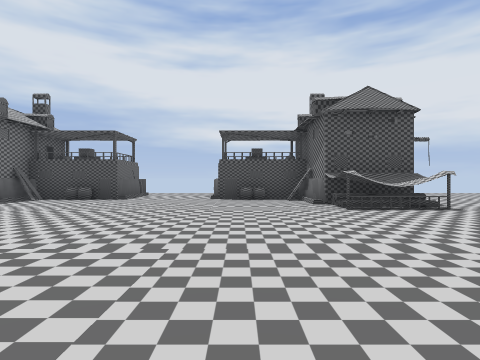
View 1 (above)

24 first-person views from a walk through a level from a Godot 3-D game. The camera is 1.3 m above the floor, looks level and sees 80° across. The floor is counted in squares, 2.67 m on a side. Each view is taken from the middle of a square. On the plan, view 1 faces up. The plan holds only what a view shows up to about 9 squares ahead; the rest is blank. The place goes on beyond the plan. Some surface patterns are stand-ins.

View 2
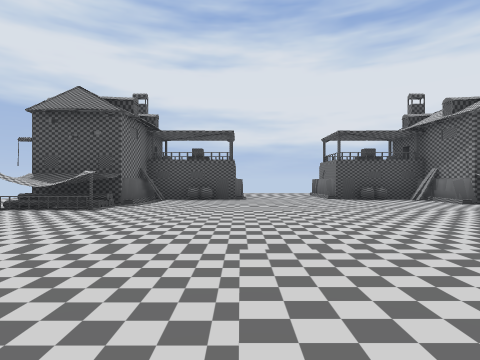

View 3
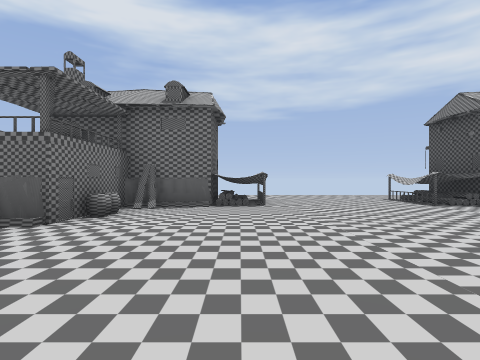

View 4
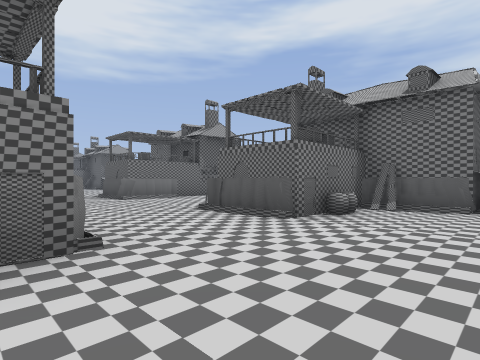

View 5
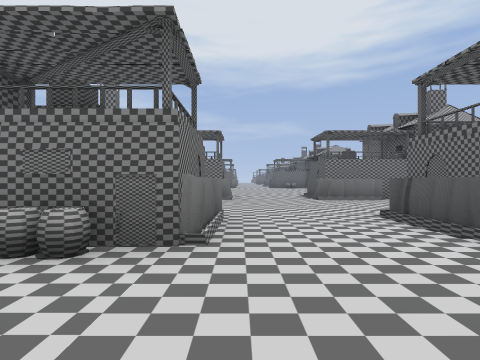

View 6
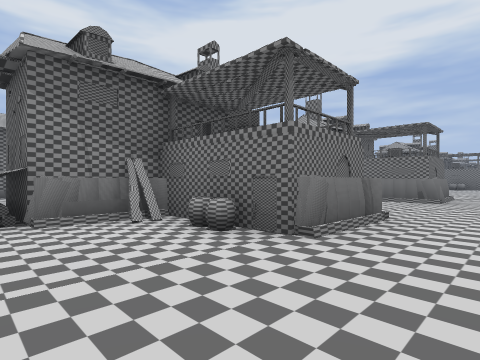

View 7
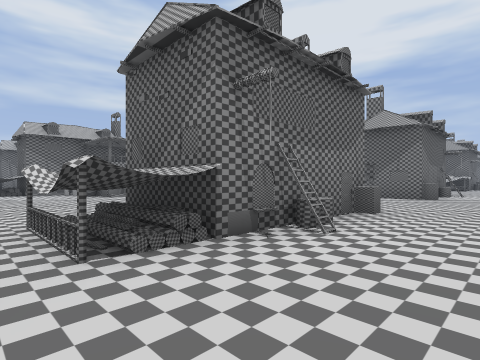

View 8
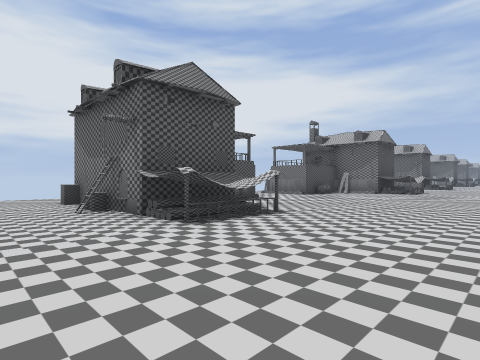

View 9
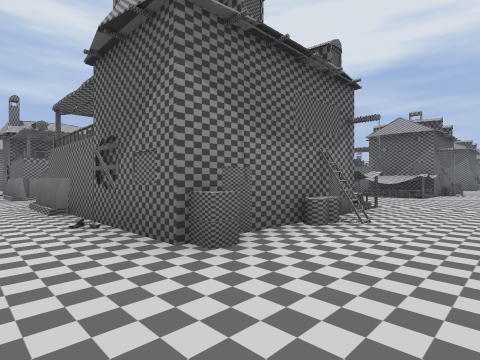

View 10
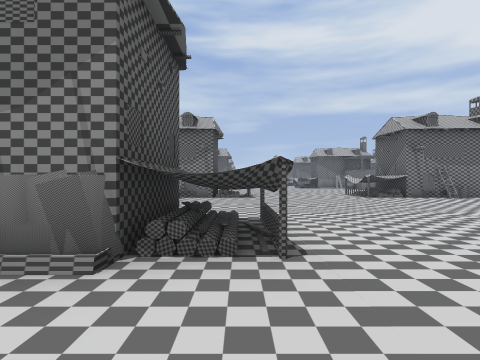

View 11
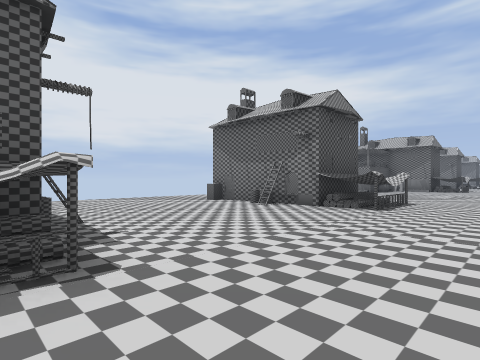

View 12
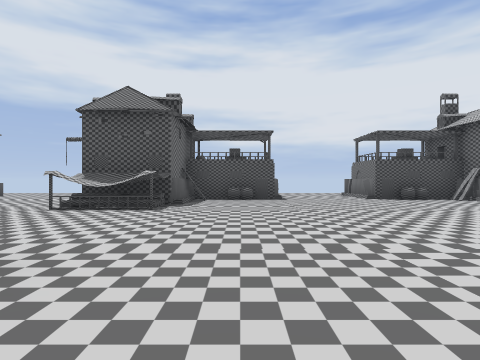

View 13
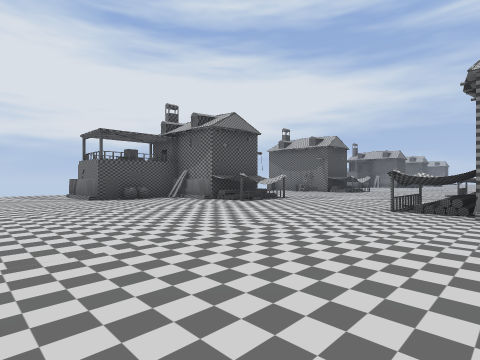

View 14
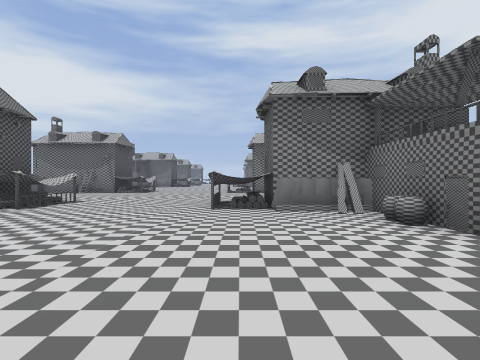

View 15
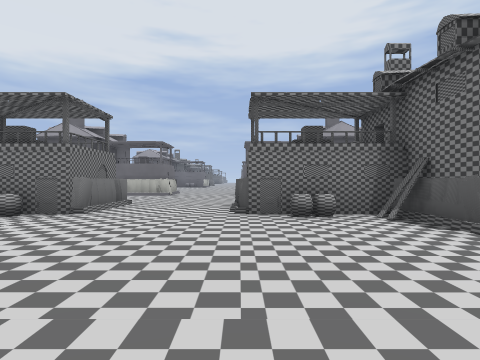

View 16
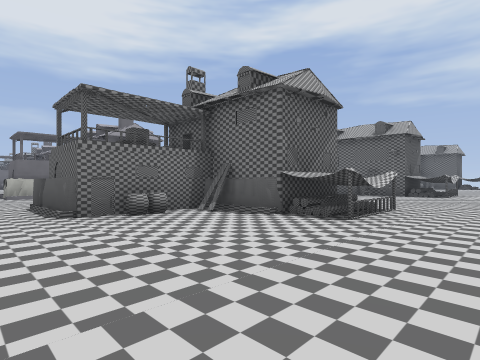

View 17
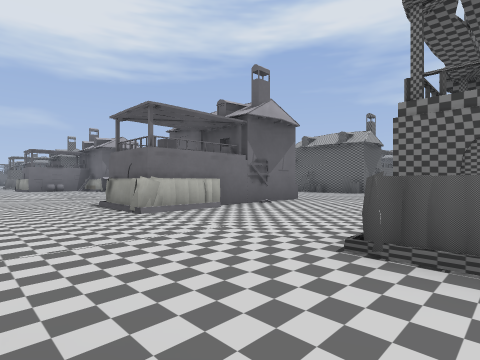

View 18
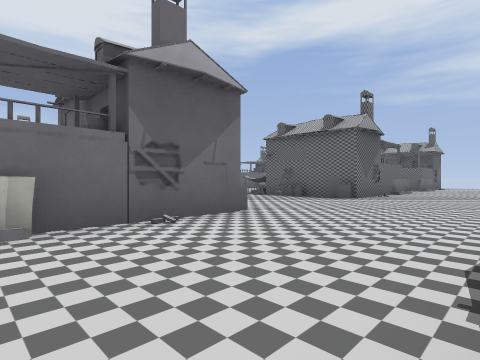

View 19
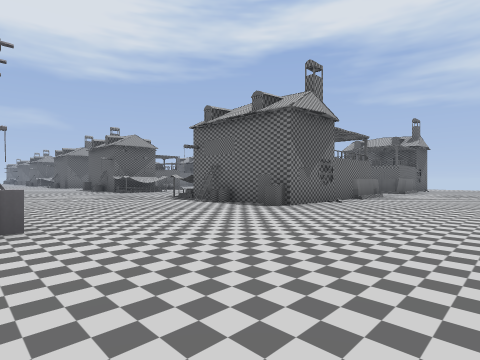

View 20
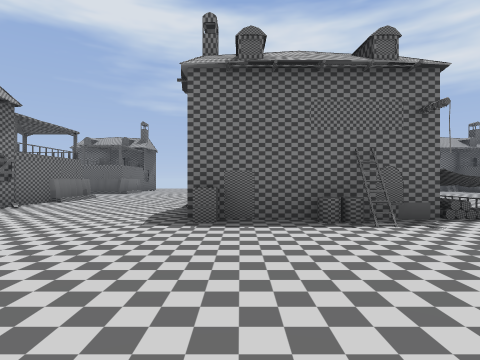

View 21
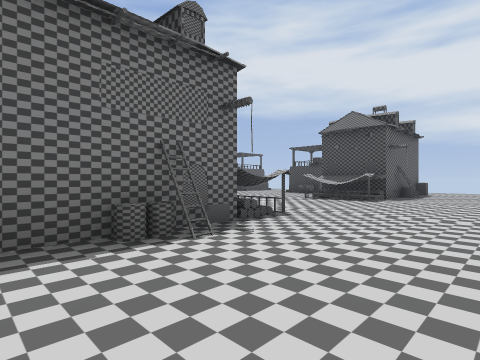

View 22
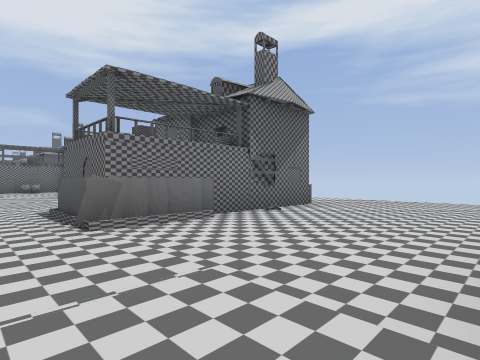

View 23
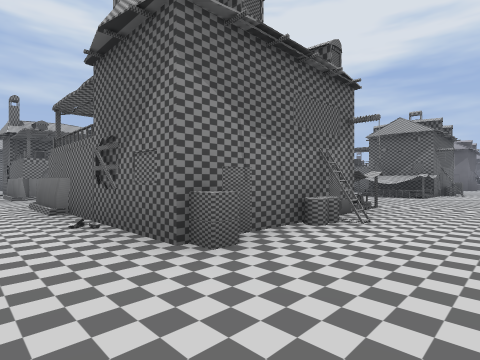

View 24
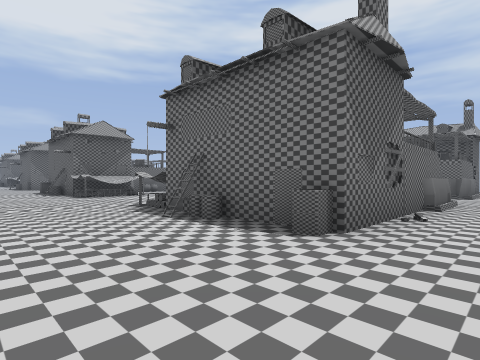

### Floor plan
Key: @ floor where view 1 was taken; # wall or solid block; . floor; H house; O other object.
Columns run from 9 left of view 1 to 23 right of it. Each row starts with its distance up from view 1.
 10 ......    ........... ..
  9 .....HH..H.H........HH..H H
  8 ..HHHHH..HHHH....HHHHH..HHHH
  7 ..#.HH...H.HHH...#.HH...H.H
  6 ..HH.......HH....HH.......HH ..
  5 ..HH.......HH....HH.......HH...
  4 ...............................
  3 ...............................
  2 ...............................
  1 ..HH.......HH....HH.......HH... O
  0 ..HH.....@.HH....HH.......HH    O
 -1 ..#.HH...HHHHH...#.HH...HHHH
 -2 ..HHHHH..HHHH....HHHHH..HHHH
 -3 ........................
 -4 .........................
 -5 .........................
 -6 .....HH..H.H........HH..H
 -7 ..HHHHH..HHHH....HHHHH..
 -8  .#.HH...H  HH...  HH..
 -9  .HH  .     H....HH  ..
-10       .     H....   ...
-11      ..      ....   ...
-12      ..       ...    ..
-13      ..

Positions as (right, up) in squares from view 1, and headings:
1: (0, 0), facing up
2: (-3, 0), facing up
3: (0, 1), facing left
4: (0, 1), facing down-left
5: (-1, 1), facing down
6: (-2, 1), facing down-right
7: (-9, 2), facing down-right
8: (-9, 2), facing up-right
9: (-9, 10), facing down-right
10: (0, 5), facing right
11: (3, 3), facing up-right
12: (11, 0), facing up
13: (12, 0), facing up-right
14: (12, 1), facing right
15: (12, 3), facing down
16: (13, 3), facing down-left
17: (14, -2), facing down-left
18: (11, -3), facing down-left
19: (8, -3), facing down-left
20: (7, -2), facing left
21: (6, -2), facing up-left
22: (-2, -3), facing down-left
23: (6, 10), facing down-right
24: (6, 10), facing down-left
